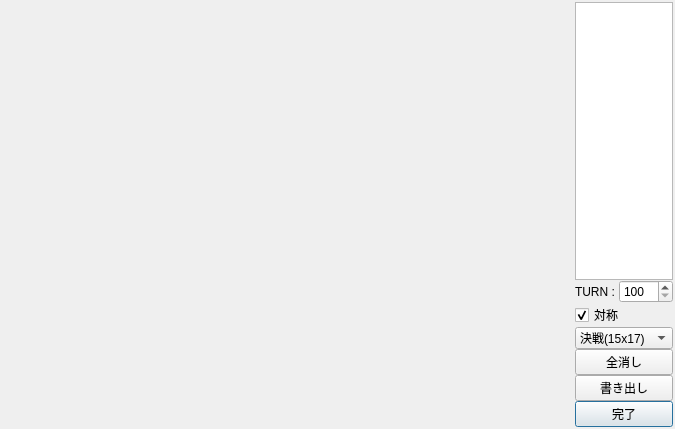
<?xml version="1.0" encoding="UTF-8"?>
<ui version="4.0">
 <class>MapEditerDialog</class>
 <widget class="QDialog" name="MapEditerDialog">
  <property name="geometry">
   <rect>
    <x>0</x>
    <y>0</y>
    <width>675</width>
    <height>429</height>
   </rect>
  </property>
  <property name="windowTitle">
   <string>Dialog</string>
  </property>
  <layout class="QHBoxLayout" name="horizontalLayout">
   <property name="leftMargin">
    <number>2</number>
   </property>
   <property name="topMargin">
    <number>2</number>
   </property>
   <property name="rightMargin">
    <number>2</number>
   </property>
   <property name="bottomMargin">
    <number>2</number>
   </property>
   <item>
    <widget class="GameBoard" name="widget" native="true">
     <property name="sizePolicy">
      <sizepolicy hsizetype="Expanding" vsizetype="Expanding">
       <horstretch>0</horstretch>
       <verstretch>0</verstretch>
      </sizepolicy>
     </property>
     <property name="minimumSize">
      <size>
       <width>320</width>
       <height>320</height>
      </size>
     </property>
     <property name="maximumSize">
      <size>
       <width>16777215</width>
       <height>16777215</height>
      </size>
     </property>
     <property name="whatsThis">
      <string>&lt;html&gt;&lt;head/&gt;&lt;body&gt;&lt;p&gt;マップを作成する画面です。クリックおよびドラッグで配置することができます。&lt;/p&gt;&lt;p&gt;COOLとHOTは各１つのみ配置できます。&lt;/p&gt;&lt;/body&gt;&lt;/html&gt;</string>
     </property>
    </widget>
   </item>
   <item>
    <layout class="QVBoxLayout" name="verticalLayout">
     <property name="spacing">
      <number>0</number>
     </property>
     <property name="sizeConstraint">
      <enum>QLayout::SetFixedSize</enum>
     </property>
     <property name="topMargin">
      <number>0</number>
     </property>
     <property name="bottomMargin">
      <number>0</number>
     </property>
     <item>
      <widget class="QListWidget" name="listWidget">
       <property name="sizePolicy">
        <sizepolicy hsizetype="Preferred" vsizetype="Preferred">
         <horstretch>0</horstretch>
         <verstretch>0</verstretch>
        </sizepolicy>
       </property>
       <property name="maximumSize">
        <size>
         <width>120</width>
         <height>16777215</height>
        </size>
       </property>
       <property name="whatsThis">
        <string>&lt;html&gt;&lt;head/&gt;&lt;body&gt;&lt;p&gt;マップに使用する部品を選択します。&lt;/p&gt;&lt;/body&gt;&lt;/html&gt;</string>
       </property>
      </widget>
     </item>
     <item>
      <layout class="QGridLayout" name="gridLayout">
       <property name="sizeConstraint">
        <enum>QLayout::SetMinimumSize</enum>
       </property>
       <property name="spacing">
        <number>0</number>
       </property>
       <item row="5" column="0" colspan="2">
        <widget class="QPushButton" name="pushButton_3">
         <property name="sizePolicy">
          <sizepolicy hsizetype="Minimum" vsizetype="Fixed">
           <horstretch>0</horstretch>
           <verstretch>0</verstretch>
          </sizepolicy>
         </property>
         <property name="whatsThis">
          <string>&lt;html&gt;&lt;head/&gt;&lt;body&gt;&lt;p&gt;マップエディタを完了し、閉じます。&lt;/p&gt;&lt;/body&gt;&lt;/html&gt;</string>
         </property>
         <property name="text">
          <string>完了</string>
         </property>
        </widget>
       </item>
       <item row="3" column="0" colspan="2">
        <widget class="QPushButton" name="pushButton_2">
         <property name="sizePolicy">
          <sizepolicy hsizetype="Minimum" vsizetype="Fixed">
           <horstretch>0</horstretch>
           <verstretch>0</verstretch>
          </sizepolicy>
         </property>
         <property name="whatsThis">
          <string>全てのアイテム、ブロックを取り除きます。</string>
         </property>
         <property name="text">
          <string>全消し</string>
         </property>
        </widget>
       </item>
       <item row="4" column="0" colspan="2">
        <widget class="QPushButton" name="WriteButton">
         <property name="sizePolicy">
          <sizepolicy hsizetype="Minimum" vsizetype="Fixed">
           <horstretch>0</horstretch>
           <verstretch>0</verstretch>
          </sizepolicy>
         </property>
         <property name="whatsThis">
          <string>マップを書き出します。</string>
         </property>
         <property name="text">
          <string>書き出し</string>
         </property>
        </widget>
       </item>
       <item row="0" column="1">
        <widget class="QSpinBox" name="TurnSpin">
         <property name="sizePolicy">
          <sizepolicy hsizetype="Maximum" vsizetype="Fixed">
           <horstretch>0</horstretch>
           <verstretch>0</verstretch>
          </sizepolicy>
         </property>
         <property name="whatsThis">
          <string>マップのターン数です。</string>
         </property>
         <property name="minimum">
          <number>100</number>
         </property>
         <property name="maximum">
          <number>9999</number>
         </property>
        </widget>
       </item>
       <item row="0" column="0">
        <widget class="QLabel" name="label">
         <property name="sizePolicy">
          <sizepolicy hsizetype="Maximum" vsizetype="Preferred">
           <horstretch>0</horstretch>
           <verstretch>0</verstretch>
          </sizepolicy>
         </property>
         <property name="text">
          <string>TURN : </string>
         </property>
        </widget>
       </item>
       <item row="1" column="0" colspan="2">
        <widget class="QCheckBox" name="SymmetryCheck">
         <property name="sizePolicy">
          <sizepolicy hsizetype="Minimum" vsizetype="Fixed">
           <horstretch>0</horstretch>
           <verstretch>0</verstretch>
          </sizepolicy>
         </property>
         <property name="whatsThis">
          <string>チェックを入れた場合、マップは点対称になります。</string>
         </property>
         <property name="text">
          <string>対称</string>
         </property>
         <property name="checked">
          <bool>true</bool>
         </property>
        </widget>
       </item>
       <item row="2" column="0" colspan="2">
        <widget class="QComboBox" name="comboBox">
         <property name="whatsThis">
          <string>マップの大きさを設定します。</string>
         </property>
         <item>
          <property name="text">
           <string>決戦(15x17)</string>
          </property>
         </item>
         <item>
          <property name="text">
           <string>広域(21x17)</string>
          </property>
         </item>
        </widget>
       </item>
      </layout>
     </item>
    </layout>
   </item>
  </layout>
 </widget>
 <customwidgets>
  <customwidget>
   <class>GameBoard</class>
   <extends>QWidget</extends>
   <header>GameBoard.h</header>
   <container>1</container>
  </customwidget>
 </customwidgets>
 <resources/>
 <connections>
  <connection>
   <sender>pushButton_2</sender>
   <signal>clicked()</signal>
   <receiver>MapEditerDialog</receiver>
   <slot>Clear()</slot>
   <hints>
    <hint type="sourcelabel">
     <x>511</x>
     <y>346</y>
    </hint>
    <hint type="destinationlabel">
     <x>476</x>
     <y>374</y>
    </hint>
   </hints>
  </connection>
  <connection>
   <sender>pushButton_3</sender>
   <signal>clicked()</signal>
   <receiver>MapEditerDialog</receiver>
   <slot>accept()</slot>
   <hints>
    <hint type="sourcelabel">
     <x>511</x>
     <y>412</y>
    </hint>
    <hint type="destinationlabel">
     <x>478</x>
     <y>413</y>
    </hint>
   </hints>
  </connection>
  <connection>
   <sender>WriteButton</sender>
   <signal>clicked()</signal>
   <receiver>MapEditerDialog</receiver>
   <slot>Export()</slot>
   <hints>
    <hint type="sourcelabel">
     <x>511</x>
     <y>379</y>
    </hint>
    <hint type="destinationlabel">
     <x>476</x>
     <y>394</y>
    </hint>
   </hints>
  </connection>
  <connection>
   <sender>comboBox</sender>
   <signal>currentTextChanged(QString)</signal>
   <receiver>MapEditerDialog</receiver>
   <slot>ComboChanged(QString)</slot>
   <hints>
    <hint type="sourcelabel">
     <x>445</x>
     <y>298</y>
    </hint>
    <hint type="destinationlabel">
     <x>462</x>
     <y>261</y>
    </hint>
   </hints>
  </connection>
 </connections>
 <slots>
  <slot>Clear()</slot>
  <slot>Export()</slot>
  <slot>ComboChanged(QString)</slot>
 </slots>
</ui>
